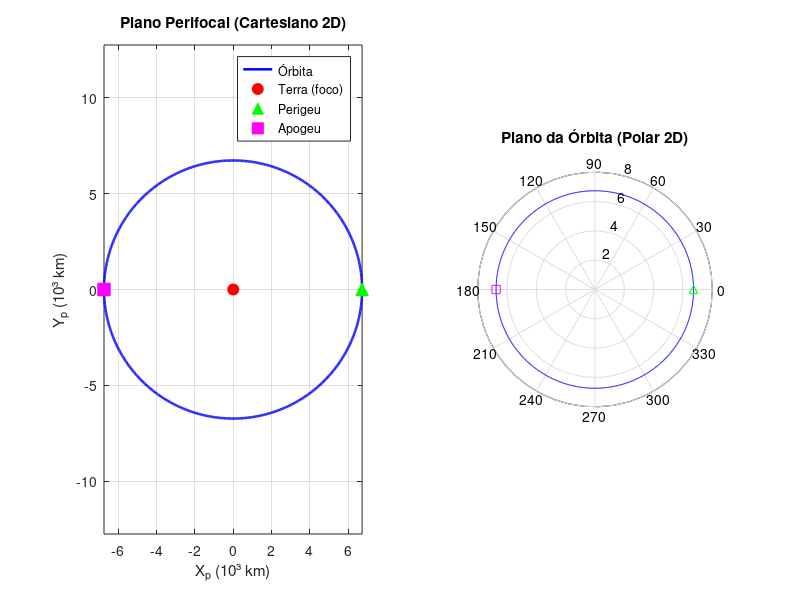
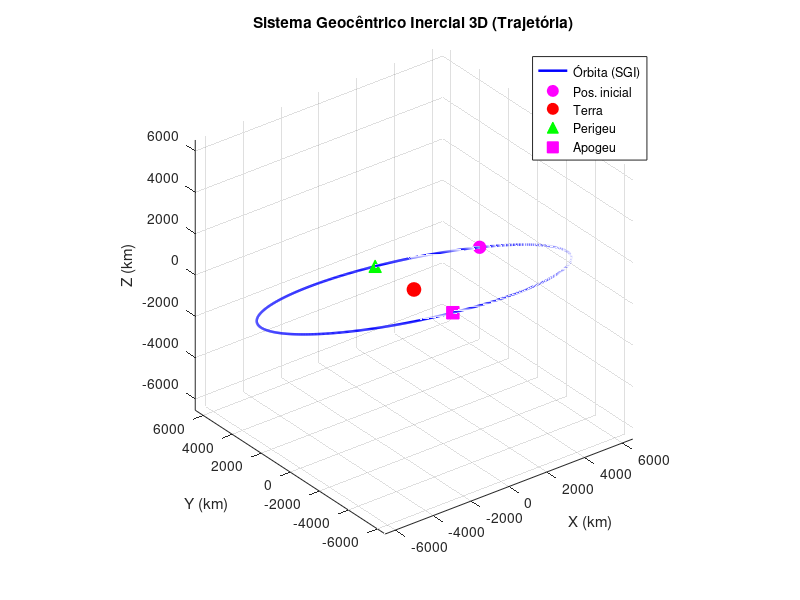
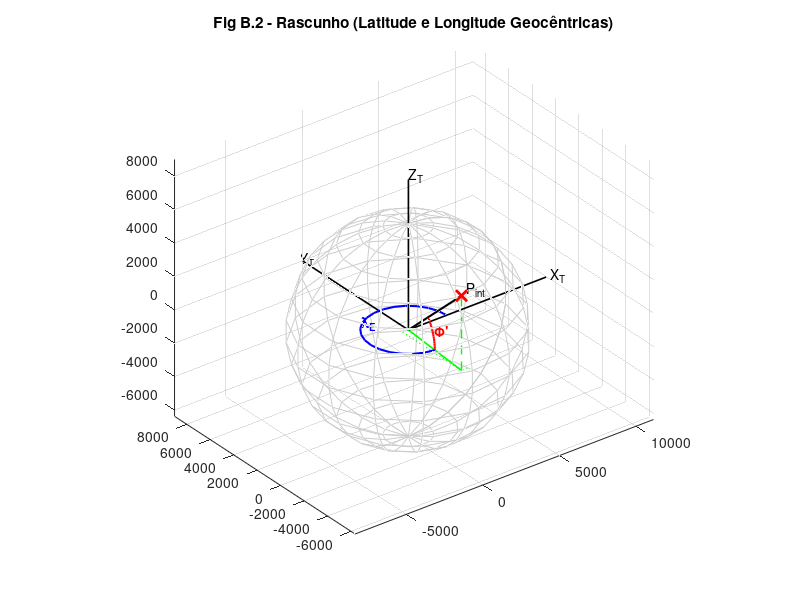
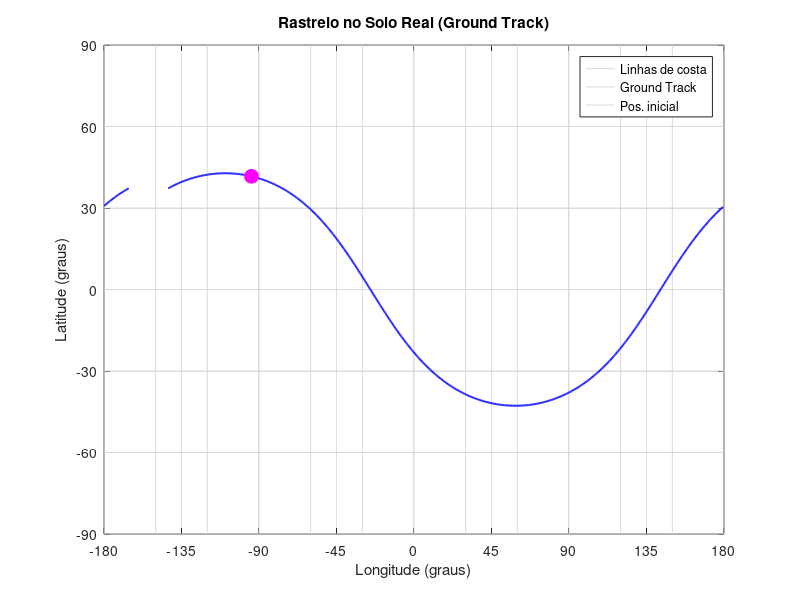

These figures' MATLAB source, in order:
clear; clc; close all;

% =========================================================================
% 1. DADOS DE ENTRADA E CONSTANTES
% =========================================================================

% TODO: revisar - dados abaixo eram de rascunho/teste anterior (verificar origem)
% r = [8228 389 6888];      % Posição inicial (km)
% v = [-0.7 6.6 -0.6];      % Velocidade inicial (km/s)

% Dados do enunciado (problema2-gnc.profGil.pdf)
r = [-375.12842 -5011.13118 4469.62763];  % Posição inicial (km)
v = [7.471975   -1.529935   -1.077989];   % Velocidade inicial (km/s)

mi          = 3.986e5;          % Parâmetro gravitacional da Terra (km^3/s^2)
Raio_T      = 6378.137;         % Raio equatorial da Terra (km)
omega_terra = 7.292115e-5;      % Velocidade angular da Terra (rad/s)

norm_r = norm(r);
norm_v = norm(v);

% =========================================================================
% 2. ELEMENTOS ORBITAIS CLÁSSICOS (EOC / COE)
% =========================================================================
epsilon = (norm_v^2 / 2) - (mi / norm_r);   % Energia específica (km^2/s^2)
a       = -mi / (2 * epsilon);               % Semieixo maior (km)

exc       = (1/mi) * ((norm_v^2 - mi/norm_r) * r - dot(r, v) * v);  % Vetor excentricidade
norma_exc = norm(exc);                       % Excentricidade (adimensional)

h     = cross(r, v);                         % Momento angular específico (km^2/s)
h_mag = norm(h);
p     = h_mag^2 / mi;                        % Semi-latus rectum (km)

K     = [0 0 1];
inc   = acosd(dot(K, h) / h_mag);           % Inclinação (graus)

n     = cross(K, h);                         % Vetor nó ascendente
i_vec = [1 0 0];

% RAAN (Ascensão Reta do Nó Ascendente)
ARNA = acosd(dot(i_vec, n) / norm(n));
if n(2) < 0, ARNA = 360.0 - ARNA; end

% Argumento do Perigeu (omega)
OMEGA = acosd(dot(n, exc) / (norm(n) * norma_exc));
if exc(3) < 0, OMEGA = 360.0 - OMEGA; end

% Anomalia Verdadeira inicial
NI = acosd(dot(exc, r) / (norma_exc * norm_r));
if dot(r, v) < 0, NI = 360.0 - NI; end

% Grandezas derivadas
rp  = p / (1 + norma_exc);             % Raio do perigeu (km)
ra  = p / (1 - norma_exc);             % Raio do apogeu (km)
n_medio = sqrt(mi / a^3);              % Movimento médio (rad/s)
T   = 2 * pi / n_medio;               % Período orbital (s)

% =========================================================================
% 3. IMPRESSÃO DOS EOC NO COMMAND WINDOW (Item 1 do enunciado)
% =========================================================================
fprintf('\n==========================================================\n');
fprintf('       ELEMENTOS ORBITAIS CLÁSSICOS (EOC)\n');
fprintf('==========================================================\n');
fprintf('  Semieixo maior           a   = %12.4f  km\n',   a);
fprintf('  Excentricidade           e   = %12.6f\n',       norma_exc);
fprintf('  Inclinação               i   = %12.4f  graus\n',inc);
fprintf('  RAAN (Omega maiúsculo)   Ω   = %12.4f  graus\n',ARNA);
fprintf('  Arg. do Perigeu          ω   = %12.4f  graus\n',OMEGA);
fprintf('  Anomalia Verdadeira ini. ν₀  = %12.4f  graus\n',NI);
fprintf('----------------------------------------------------------\n');
fprintf('  Semi-latus rectum        p   = %12.4f  km\n',   p);
fprintf('  Raio do perigeu          rp  = %12.4f  km\n',   rp);
fprintf('  Raio do apogeu           ra  = %12.4f  km\n',   ra);
fprintf('  Alt. perigeu (aprox.)        = %12.4f  km\n',   rp - Raio_T);
fprintf('  Alt. apogeu  (aprox.)        = %12.4f  km\n',   ra - Raio_T);
fprintf('  Período orbital          T   = %12.2f  s\n',    T);
fprintf('  Momento angular          |h| = %12.4f  km²/s\n',h_mag);
fprintf('==========================================================\n\n');

% =========================================================================
% 4. GERAÇÃO DA ÓRBITA NO PLANO PERIFOCAL
% =========================================================================
ni_vetor = linspace(0, 2*pi, 1000);
r_polar  = p ./ (1 + norma_exc * cos(ni_vetor));

% Coordenadas no plano orbital (X_perifocal, Y_perifocal)
Ppolar = [r_polar .* cos(ni_vetor); r_polar .* sin(ni_vetor); zeros(1, length(ni_vetor))];

% Pontos especiais: perigeu (ni=0) e apogeu (ni=pi)
r_perigeu = p / (1 + norma_exc);
r_apogeu  = p / (1 - norma_exc);
P_perigeu = [r_perigeu; 0; 0];
P_apogeu  = [-r_apogeu; 0; 0];

% =========================================================================
% 5. ROTAÇÃO DO PLANO PERIFOCAL PARA O SGI (Inercial)
% =========================================================================
% Convenção conforme PB2-plano.orbital-SGI.pdf (Prof. Gil):
%   Rotações no sentido HORÁRIO => ângulos NEGATIVOS.
%   1ª: -omega em torno de z  (rotz1)
%   2ª: -i     em torno de x  (rotx2)
%   3ª: -arna  em torno de z  (rotz3)
%   Pxyz = rotz3 * rotx2 * rotz1 * Ppolar
rotz1 = [cosd(-OMEGA)  sind(-OMEGA) 0; -sind(-OMEGA) cosd(-OMEGA) 0; 0 0 1];
rotx2 = [1 0 0; 0 cosd(-inc)  sind(-inc); 0 -sind(-inc) cosd(-inc)];
rotz3 = [cosd(-ARNA)   sind(-ARNA)  0; -sind(-ARNA)  cosd(-ARNA)  0; 0 0 1];
Q     = rotz3 * rotx2 * rotz1;

% Órbita completa em SGI
Pxyz = Q * Ppolar;
rx   = Pxyz(1, :);
ry   = Pxyz(2, :);
rz   = Pxyz(3, :);

% Perigeu e apogeu em SGI
sgi_perigeu = Q * P_perigeu;
sgi_apogeu  = Q * P_apogeu;

% ----- Verificação numérica do fechamento da órbita -----
% O ponto r (dado do enunciado) deve coincidir com o ponto da órbita em NI.
% Cálculo analítico exato do fechamento da órbita em NI (sem erro de discretização)
Ppolar_exact = [p / (1 + norma_exc * cosd(NI)) * cosd(NI); p / (1 + norma_exc * cosd(NI)) * sind(NI); 0];
r_exact_sgi = Q * Ppolar_exact;
erro_fechamento_analitico = norm(r_exact_sgi' - r);
fprintf('\n[VERIFICAÇÃO] Erro de fechamento da órbita (analítico) em NI=%.4f°: %.4e km\n', NI, erro_fechamento_analitico);

% Apenas para referência, o índice discreto mais próximo em ni_vetor
idx_ni = max(1, round(NI / 360 * (length(ni_vetor)-1)) + 1);

% =========================================================================
% 6. CÁLCULO DE LATITUDE E LONGITUDE (C/ ROTAÇÃO DA TERRA)
% =========================================================================
lat = atan2d(rz, sqrt(rx.^2 + ry.^2));

% Tempo de voo desde o perigeu para cada ponto (Equação de Kepler contínua via atan2)
E_vetor = 2 * atan2(sqrt(1 - norma_exc) * sin(ni_vetor/2), sqrt(1 + norma_exc) * cos(ni_vetor/2));
M_vetor = E_vetor - norma_exc * sin(E_vetor);
t       = M_vetor / n_medio;

% TODO: revisar - longitude estava em [0, 360]; ajustado para [-180, 180] para
%                 compatibilidade com mapas padrão (mapa-mundi)
% lon = atan2d(ry, rx) - rad2deg(omega_terra * t);
% lon = mod(lon, 360);   % TODO: revisar - mod para [0,360] causava artefato visual

% Para garantir que no instante inicial t_sim = 0 (quando o satélite está em NI, t = t(idx_ni))
% a longitude coincida com a longitude inercial (Greenwich e Aries coincidentes),
% descontamos o tempo do perigeu até a anomalia inicial t(idx_ni):
t_sim = t - t(idx_ni);
lon = atan2d(ry, rx) - rad2deg(omega_terra * t_sim);
lon = mod(lon + 180, 360) - 180;   % Intervalo [-180°, 180°]

% Tratar descontinuidades de longitude para plotagem contínua
% Inserir NaN onde o salto é maior que 180° (wrap-around do mapa)
dlon       = abs(diff(lon));
idx_breaks = find(dlon > 180);
lon_plot   = lon;
lat_plot   = lat;
lon_plot(idx_breaks) = NaN;
lat_plot(idx_breaks) = NaN;

% =========================================================================
% 7. GRÁFICOS
% =========================================================================

% --- Gráfico 1: Plano 2D da Órbita (Cartesiano e Polar) ---
figure(1);
% 1.1 Representação Cartesiana no plano perifocal
subplot(1, 2, 1);
plot(Ppolar(1,:)/1e3, Ppolar(2,:)/1e3, 'b-', 'LineWidth', 1.8); hold on; grid on; axis equal;
plot(0, 0, 'ro', 'MarkerSize', 8, 'MarkerFaceColor', 'r');           % Terra (foco)
plot(P_perigeu(1)/1e3, P_perigeu(2)/1e3, 'g^', 'MarkerSize', 9, 'MarkerFaceColor', 'g'); % Perigeu
plot(P_apogeu(1)/1e3,  P_apogeu(2)/1e3,  'ms',  'MarkerSize', 9, 'MarkerFaceColor', 'm'); % Apogeu
legend('Órbita', 'Terra (foco)', 'Perigeu', 'Apogeu', 'Location', 'northeast');
title('Plano Perifocal (Cartesiano 2D)');
xlabel('X_p (10³ km)'); ylabel('Y_p (10³ km)');
hold off;

% 1.2 Representação Polar (conforme item 2 do enunciado e orientações do PDF)
subplot(1, 2, 2);
polar(ni_vetor, r_polar/1e3, 'b-'); hold on;
polar(0, r_perigeu/1e3, 'g^');
polar(pi, r_apogeu/1e3, 'ms');
title('Plano da Órbita (Polar 2D)');
hold off;

% --- Gráfico 2: Órbita em 3D (SGI) ---
figure(2);
plot3(rx, ry, rz, 'b-', 'LineWidth', 1.8); hold on; grid on; axis equal; view(3);
plot3(r(1), r(2), r(3), 'mo', 'MarkerSize', 9, 'MarkerFaceColor', 'm');          % Posição inicial
plot3(0, 0, 0, 'ro', 'MarkerSize', 10, 'MarkerFaceColor', 'r');                  % Terra
plot3(sgi_perigeu(1), sgi_perigeu(2), sgi_perigeu(3), 'g^', ...
      'MarkerSize', 9, 'MarkerFaceColor', 'g');                                   % Perigeu
plot3(sgi_apogeu(1),  sgi_apogeu(2),  sgi_apogeu(3),  'ms', ...
      'MarkerSize', 9, 'MarkerFaceColor', 'm');                                    % Apogeu
legend('Órbita (SGI)', 'Pos. inicial', 'Terra', 'Perigeu', 'Apogeu', 'Location', 'northeast');
title('Sistema Geocêntrico Inercial 3D (Trajetória)');
xlabel('X (km)'); ylabel('Y (km)'); zlabel('Z (km)');
hold off;

% --- Gráfico 3: Rascunho do Sistema Cartesiano Terrestre (Fig. B.2 do Apêndice) ---
figure(3);
hold on; grid on; axis equal; view(3);

% Esfera simplificada para representar a Terra
[X_esf, Y_esf, Z_esf] = sphere(15);
mesh(X_esf*Raio_T, Y_esf*Raio_T, Z_esf*Raio_T, 'EdgeColor', [0.8 0.8 0.8], 'FaceColor', 'none');

% Eixos coordenados fixos
max_ax = 9000;
plot3([0 max_ax], [0 0], [0 0], 'k', 'LineWidth', 1.2);
plot3([0 0], [0 max_ax], [0 0], 'k', 'LineWidth', 1.2);
plot3([0 0], [0 0], [0 max_ax], 'k', 'LineWidth', 1.2);
text(max_ax+300, 0, 0, 'X_T');
text(0, max_ax+300, 0, 'Y_T');
text(0, 0, max_ax+300, 'Z_T');

% Ponto inicial P_int e vetor posição
px = r(1); py = r(2); pz = r(3);
plot3([0 px], [0 py], [0 pz], 'k-', 'LineWidth', 1.5);
plot3(px, py, pz, 'rx', 'MarkerSize', 8, 'LineWidth', 2);
text(px+300, py, pz+300, 'P_{int}');

% Linhas de projeção geométrica
plot3([0 px], [0 py], [0 0], 'g-',  'LineWidth', 1.2);   % Projeção no plano XY
plot3([px px], [py py], [0 pz], 'g--', 'LineWidth', 1);  % Componente Z
plot3([px px], [0 py], [0 0], 'g:',  'LineWidth', 1);    % Linha paralela a Y
plot3([0 px], [py py], [0 0], 'g:',  'LineWidth', 1);    % Linha paralela a X

% Arcos indicativos de Latitude e Longitude
r_arco         = 2500;
lambda_E_rad   = atan2(py, px);
if lambda_E_rad < 0, lambda_E_rad = 2*pi + lambda_E_rad; end

theta_arc = linspace(0, lambda_E_rad, 20);
plot3(r_arco*cos(theta_arc), r_arco*sin(theta_arc), zeros(1,20), 'b-', 'LineWidth', 1.5);
text(r_arco*cos(lambda_E_rad/2)+200, r_arco*sin(lambda_E_rad/2)+200, 0, '\lambda_E', ...
     'Color', 'b', 'FontWeight', 'bold');

r_xy        = sqrt(px^2 + py^2);
phi_linha_rad = atan2(pz, r_xy);
phi_arc     = linspace(0, phi_linha_rad, 20);
plot3(r_arco*cos(phi_arc)*px/r_xy, r_arco*cos(phi_arc)*py/r_xy, r_arco*sin(phi_arc), ...
      'r-', 'LineWidth', 1.5);
text(r_arco*px/r_xy, r_arco*py/r_xy, r_arco*sin(phi_linha_rad/2)+300, '\Phi''', ...
     'Color', 'r', 'FontWeight', 'bold');

title('Fig B.2 - Rascunho (Latitude e Longitude Geocêntricas)');
hold off;

% --- Gráfico 4: Rastreio no Solo (Ground Track) ---
figure(4);

% Mapa de fundo: linhas de costa (disponível no MATLAB base)
if exist('coastlines', 'file') || exist('coast', 'file')
    try
        load coastlines;           % Variáveis: coastlat, coastlon
        plot(coastlon, coastlat, 'k-', 'LineWidth', 0.6);
    catch
        % fallback: sem mapa
    end
else
    % Alternativa sem Mapping Toolbox: grade simples de referência
    [lon_g, lat_g] = meshgrid(-180:30:180, -90:30:90);
    plot(lon_g', lat_g', 'Color', [0.85 0.85 0.85], 'LineWidth', 0.5); hold on;
    plot(lon_g,  lat_g,  'Color', [0.85 0.85 0.85], 'LineWidth', 0.5);
end
hold on; grid on;

% Ground track (linha contínua, com NaN nas descontinuidades)
% TODO: revisar - antes era plot com pontos '.'; agora usa linha com NaN nos saltos
% plot(lon, lat, 'b.', 'MarkerSize', 6);
plot(lon_plot, lat_plot, 'b-', 'LineWidth', 1.4);

% Ponto inicial (marcado na longitude/latitude correta do instante t_sim = 0, correspondente a idx_ni)
plot(lon(idx_ni), lat(idx_ni), 'mo', 'MarkerSize', 10, 'MarkerFaceColor', 'm');
legend('Linhas de costa', 'Ground Track', 'Pos. inicial', 'Location', 'northeast');

title('Rastreio no Solo Real (Ground Track)');
xlabel('Longitude (graus)'); ylabel('Latitude (graus)');

% TODO: revisar - eixo estava em [0, 360]; ajustado para [-180, 180]
% axis([0 360 -90 90]); xticks(0:45:360);
axis([-180 180 -90 90]);
xticks(-180:45:180);
yticks(-90:30:90);
hold off;
